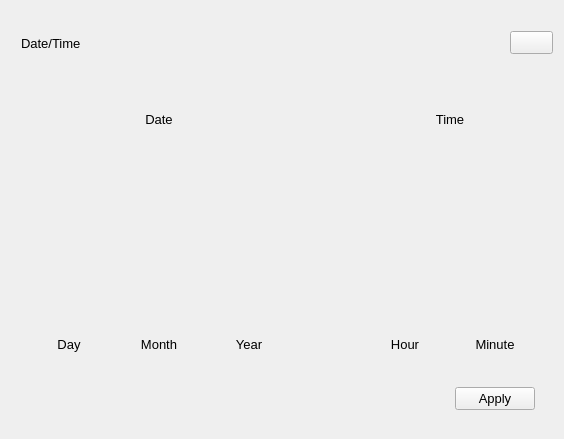
<?xml version="1.0" encoding="UTF-8"?>
<ui version="4.0">
 <class>Settings::CDateTimeWidget</class>
 <widget class="QWidget" name="Settings::CDateTimeWidget">
  <property name="geometry">
   <rect>
    <x>0</x>
    <y>0</y>
    <width>564</width>
    <height>439</height>
   </rect>
  </property>
  <property name="sizePolicy">
   <sizepolicy hsizetype="Preferred" vsizetype="Preferred">
    <horstretch>0</horstretch>
    <verstretch>0</verstretch>
   </sizepolicy>
  </property>
  <property name="font">
   <font>
    <pointsize>10</pointsize>
   </font>
  </property>
  <property name="windowTitle">
   <string>Form</string>
  </property>
  <layout class="QVBoxLayout" name="verticalLayout_2">
   <property name="spacing">
    <number>0</number>
   </property>
   <property name="margin">
    <number>9</number>
   </property>
   <item>
    <widget class="QFrame" name="framePanel">
     <layout class="QVBoxLayout" name="verticalLayout">
      <property name="spacing">
       <number>0</number>
      </property>
      <property name="margin">
       <number>0</number>
      </property>
      <item>
       <widget class="QWidget" name="panelCaption" native="true">
        <layout class="QHBoxLayout" name="horizontalLayout_12">
         <property name="leftMargin">
          <number>12</number>
         </property>
         <property name="topMargin">
          <number>2</number>
         </property>
         <property name="rightMargin">
          <number>2</number>
         </property>
         <property name="bottomMargin">
          <number>2</number>
         </property>
         <item>
          <widget class="QLabel" name="panelTitle">
           <property name="sizePolicy">
            <sizepolicy hsizetype="Expanding" vsizetype="Preferred">
             <horstretch>0</horstretch>
             <verstretch>0</verstretch>
            </sizepolicy>
           </property>
           <property name="text">
            <string>Date/Time</string>
           </property>
           <property name="alignment">
            <set>Qt::AlignLeading|Qt::AlignLeft|Qt::AlignVCenter</set>
           </property>
          </widget>
         </item>
         <item>
          <widget class="QPushButton" name="btnInfo">
           <property name="minimumSize">
            <size>
             <width>0</width>
             <height>0</height>
            </size>
           </property>
           <property name="maximumSize">
            <size>
             <width>16777215</width>
             <height>16777215</height>
            </size>
           </property>
           <property name="focusPolicy">
            <enum>Qt::NoFocus</enum>
           </property>
           <property name="text">
            <string/>
           </property>
           <property name="autoDefault">
            <bool>false</bool>
           </property>
           <property name="default">
            <bool>false</bool>
           </property>
           <property name="flat">
            <bool>false</bool>
           </property>
          </widget>
         </item>
        </layout>
       </widget>
      </item>
      <item>
       <widget class="QWidget" name="panelWidget" native="true">
        <layout class="QGridLayout" name="gridLayout_3">
         <property name="horizontalSpacing">
          <number>0</number>
         </property>
         <property name="verticalSpacing">
          <number>20</number>
         </property>
         <property name="margin">
          <number>20</number>
         </property>
         <item row="1" column="0">
          <layout class="QHBoxLayout" name="horizontalLayout">
           <property name="spacing">
            <number>0</number>
           </property>
           <property name="leftMargin">
            <number>0</number>
           </property>
           <property name="rightMargin">
            <number>0</number>
           </property>
           <item>
            <spacer name="horizontalSpacer_11">
             <property name="orientation">
              <enum>Qt::Horizontal</enum>
             </property>
             <property name="sizeHint" stdset="0">
              <size>
               <width>0</width>
               <height>10</height>
              </size>
             </property>
            </spacer>
           </item>
           <item>
            <widget class="QPushButton" name="btnApply">
             <property name="focusPolicy">
              <enum>Qt::NoFocus</enum>
             </property>
             <property name="text">
              <string>Apply</string>
             </property>
            </widget>
           </item>
          </layout>
         </item>
         <item row="0" column="0">
          <widget class="QWidget" name="widget" native="true">
           <layout class="QHBoxLayout" name="horizontalLayout_2">
            <property name="spacing">
             <number>0</number>
            </property>
            <property name="margin">
             <number>0</number>
            </property>
            <item>
             <widget class="QFrame" name="scrollPanelDate">
              <property name="sizePolicy">
               <sizepolicy hsizetype="Fixed" vsizetype="Fixed">
                <horstretch>0</horstretch>
                <verstretch>0</verstretch>
               </sizepolicy>
              </property>
              <layout class="QGridLayout" name="gridLayout">
               <property name="leftMargin">
                <number>5</number>
               </property>
               <property name="topMargin">
                <number>0</number>
               </property>
               <property name="rightMargin">
                <number>5</number>
               </property>
               <property name="bottomMargin">
                <number>0</number>
               </property>
               <property name="spacing">
                <number>0</number>
               </property>
               <item row="0" column="1" colspan="3">
                <widget class="QLabel" name="labelDate">
                 <property name="minimumSize">
                  <size>
                   <width>0</width>
                   <height>45</height>
                  </size>
                 </property>
                 <property name="text">
                  <string>Date</string>
                 </property>
                 <property name="alignment">
                  <set>Qt::AlignCenter</set>
                 </property>
                </widget>
               </item>
               <item row="1" column="0">
                <widget class="ServiceUpdates::CScrollWheelWidget" name="dayWheel" native="true">
                 <property name="minimumSize">
                  <size>
                   <width>70</width>
                   <height>180</height>
                  </size>
                 </property>
                 <property name="maximumSize">
                  <size>
                   <width>70</width>
                   <height>180</height>
                  </size>
                 </property>
                </widget>
               </item>
               <item row="1" column="1">
                <widget class="QFrame" name="frameDigitFullStop">
                 <property name="minimumSize">
                  <size>
                   <width>20</width>
                   <height>180</height>
                  </size>
                 </property>
                 <property name="maximumSize">
                  <size>
                   <width>20</width>
                   <height>180</height>
                  </size>
                 </property>
                </widget>
               </item>
               <item row="1" column="2">
                <widget class="ServiceUpdates::CScrollWheelWidget" name="monthWheel" native="true">
                 <property name="minimumSize">
                  <size>
                   <width>70</width>
                   <height>180</height>
                  </size>
                 </property>
                 <property name="maximumSize">
                  <size>
                   <width>70</width>
                   <height>180</height>
                  </size>
                 </property>
                </widget>
               </item>
               <item row="1" column="3">
                <widget class="QFrame" name="frameDigitFullStop2">
                 <property name="minimumSize">
                  <size>
                   <width>20</width>
                   <height>180</height>
                  </size>
                 </property>
                 <property name="maximumSize">
                  <size>
                   <width>20</width>
                   <height>180</height>
                  </size>
                 </property>
                </widget>
               </item>
               <item row="1" column="4">
                <widget class="ServiceUpdates::CScrollWheelWidget" name="yearWheel" native="true">
                 <property name="minimumSize">
                  <size>
                   <width>70</width>
                   <height>180</height>
                  </size>
                 </property>
                 <property name="maximumSize">
                  <size>
                   <width>70</width>
                   <height>180</height>
                  </size>
                 </property>
                </widget>
               </item>
               <item row="2" column="0">
                <widget class="QLabel" name="labelDay">
                 <property name="minimumSize">
                  <size>
                   <width>0</width>
                   <height>45</height>
                  </size>
                 </property>
                 <property name="text">
                  <string>Day</string>
                 </property>
                 <property name="alignment">
                  <set>Qt::AlignCenter</set>
                 </property>
                </widget>
               </item>
               <item row="2" column="2">
                <widget class="QLabel" name="labelMonth">
                 <property name="minimumSize">
                  <size>
                   <width>0</width>
                   <height>45</height>
                  </size>
                 </property>
                 <property name="text">
                  <string>Month</string>
                 </property>
                 <property name="alignment">
                  <set>Qt::AlignCenter</set>
                 </property>
                </widget>
               </item>
               <item row="2" column="4">
                <widget class="QLabel" name="labelYear">
                 <property name="minimumSize">
                  <size>
                   <width>0</width>
                   <height>45</height>
                  </size>
                 </property>
                 <property name="text">
                  <string>Year</string>
                 </property>
                 <property name="alignment">
                  <set>Qt::AlignCenter</set>
                 </property>
                </widget>
               </item>
              </layout>
             </widget>
            </item>
            <item>
             <spacer name="horizontalSpacer">
              <property name="orientation">
               <enum>Qt::Horizontal</enum>
              </property>
              <property name="sizeHint" stdset="0">
               <size>
                <width>40</width>
                <height>20</height>
               </size>
              </property>
             </spacer>
            </item>
            <item>
             <widget class="QFrame" name="scrollPanelTime">
              <property name="sizePolicy">
               <sizepolicy hsizetype="Fixed" vsizetype="Fixed">
                <horstretch>0</horstretch>
                <verstretch>0</verstretch>
               </sizepolicy>
              </property>
              <layout class="QGridLayout" name="gridLayout_2">
               <property name="leftMargin">
                <number>5</number>
               </property>
               <property name="topMargin">
                <number>0</number>
               </property>
               <property name="rightMargin">
                <number>5</number>
               </property>
               <property name="bottomMargin">
                <number>0</number>
               </property>
               <property name="spacing">
                <number>0</number>
               </property>
               <item row="0" column="0" colspan="4">
                <widget class="QLabel" name="labelTime">
                 <property name="minimumSize">
                  <size>
                   <width>0</width>
                   <height>45</height>
                  </size>
                 </property>
                 <property name="text">
                  <string>Time</string>
                 </property>
                 <property name="alignment">
                  <set>Qt::AlignCenter</set>
                 </property>
                </widget>
               </item>
               <item row="1" column="0" colspan="2">
                <widget class="ServiceUpdates::CScrollWheelWidget" name="hourWheel" native="true">
                 <property name="minimumSize">
                  <size>
                   <width>70</width>
                   <height>180</height>
                  </size>
                 </property>
                 <property name="maximumSize">
                  <size>
                   <width>70</width>
                   <height>180</height>
                  </size>
                 </property>
                </widget>
               </item>
               <item row="1" column="2">
                <widget class="QFrame" name="frameDigitColon">
                 <property name="minimumSize">
                  <size>
                   <width>20</width>
                   <height>180</height>
                  </size>
                 </property>
                 <property name="maximumSize">
                  <size>
                   <width>20</width>
                   <height>180</height>
                  </size>
                 </property>
                </widget>
               </item>
               <item row="1" column="3">
                <widget class="ServiceUpdates::CScrollWheelWidget" name="minWheel" native="true">
                 <property name="minimumSize">
                  <size>
                   <width>70</width>
                   <height>180</height>
                  </size>
                 </property>
                 <property name="maximumSize">
                  <size>
                   <width>70</width>
                   <height>180</height>
                  </size>
                 </property>
                </widget>
               </item>
               <item row="2" column="0" colspan="2">
                <widget class="QLabel" name="labelHour">
                 <property name="minimumSize">
                  <size>
                   <width>0</width>
                   <height>45</height>
                  </size>
                 </property>
                 <property name="text">
                  <string>Hour</string>
                 </property>
                 <property name="alignment">
                  <set>Qt::AlignCenter</set>
                 </property>
                </widget>
               </item>
               <item row="2" column="3">
                <widget class="QLabel" name="labelMinute">
                 <property name="minimumSize">
                  <size>
                   <width>0</width>
                   <height>45</height>
                  </size>
                 </property>
                 <property name="text">
                  <string>Minute</string>
                 </property>
                 <property name="alignment">
                  <set>Qt::AlignCenter</set>
                 </property>
                </widget>
               </item>
              </layout>
             </widget>
            </item>
           </layout>
          </widget>
         </item>
        </layout>
       </widget>
      </item>
     </layout>
    </widget>
   </item>
  </layout>
 </widget>
 <customwidgets>
  <customwidget>
   <class>ServiceUpdates::CScrollWheelWidget</class>
   <extends>QWidget</extends>
   <header>ServiceUpdates/Include/ScrollWheelWidget</header>
   <container>1</container>
  </customwidget>
 </customwidgets>
 <resources/>
 <connections/>
</ui>
